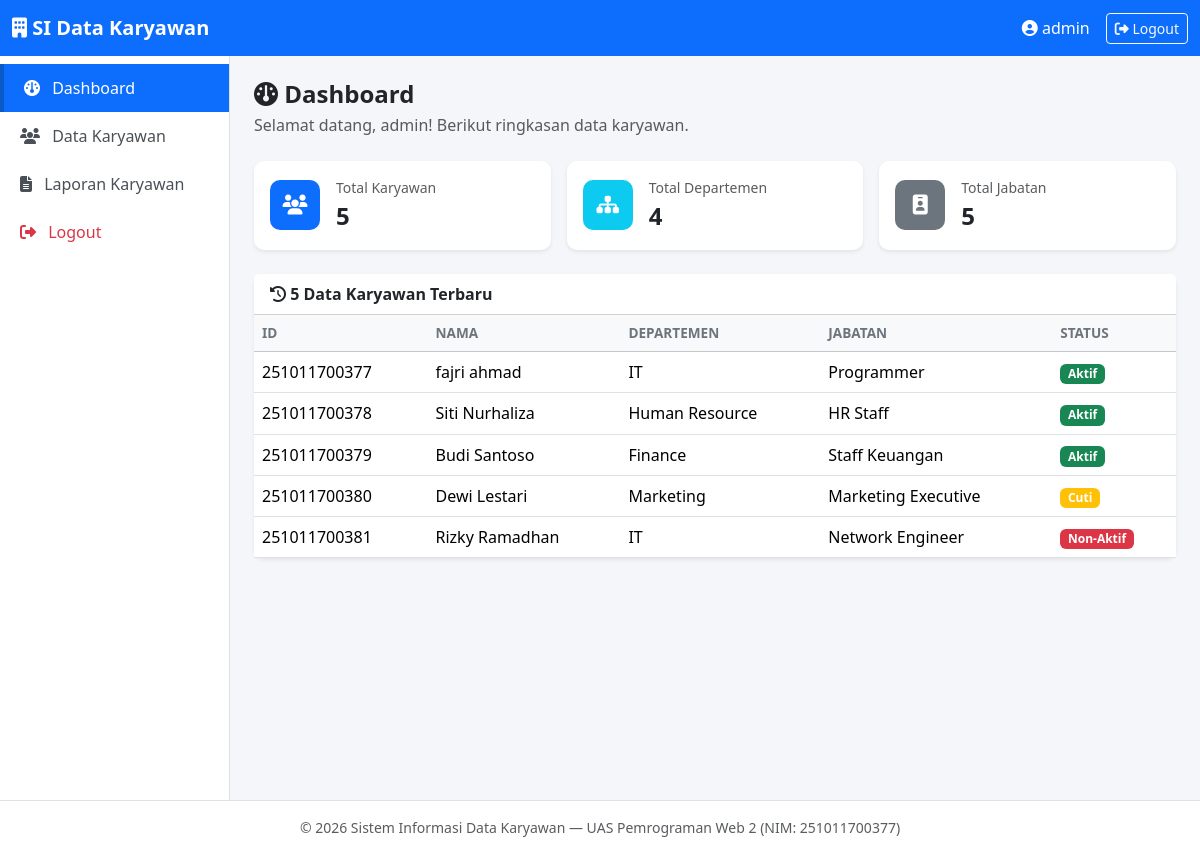
The page /view/dashboard.php (signed in) on the database its author committed.
### tables this page shows
CREATE TABLE IF NOT EXISTS karyawan (
    id VARCHAR(20) NOT NULL,
    nama VARCHAR(100) NOT NULL,
    jenis_kelamin ENUM('Laki-laki','Perempuan') NOT NULL,
    tanggal_lahir DATE NOT NULL,
    alamat TEXT NOT NULL,
    telepon VARCHAR(20) NOT NULL,
    email VARCHAR(100) NOT NULL,
    departemen VARCHAR(50) NOT NULL,
    jabatan VARCHAR(50) NOT NULL,
    tanggal_masuk DATE NOT NULL,
    gaji DECIMAL(15,2) NOT NULL DEFAULT 0,
    status ENUM('Aktif','Non-Aktif','Cuti') NOT NULL DEFAULT 'Aktif',
    foto VARCHAR(255) DEFAULT NULL,
    created_at TIMESTAMP NOT NULL DEFAULT CURRENT_TIMESTAMP,
    PRIMARY KEY (id)
);

### controller/KaryawanController.php (called while the page is built, shortened)
<?php
require_once __DIR__ . "/../config/Database.php";
require_once __DIR__ . "/../model/Karyawan.php";
class KaryawanController
{
    private $karyawanModel;
    public function __construct()
    {
        $database = new Database();
        $this->db = $database->getConnection();
        $this->karyawanModel = new Karyawan($this->db);
    }
    public function getModel()
    {
        return $this->karyawanModel;
    }
}

### config/Database.php (called while the page is built, shortened)
<?php
class Database
{
    private $host = "localhost";
    private $db_name = "db_karyawan";
    private $username = "root";
    private $password = "";
    private $charset = "utf8mb4";
    public function getConnection()
    {
        $this->conn = null;
        try {
            $dsn = "mysql:host=" . $this->host . ";dbname=" . $this->db_name . ";charset=" . $this->charset;
            $options = [
                PDO::ATTR_ERRMODE            => PDO::ERRMODE_EXCEPTION,
                PDO::ATTR_DEFAULT_FETCH_MODE => PDO::FETCH_ASSOC,
                PDO::ATTR_EMULATE_PREPARES   => false,
            ];
            $this->conn = new PDO($dsn, $this->username, $this->password, $options);
        } catch (PDOException $e) {
            die("Koneksi database gagal: " . $e->getMessage() .
                "<br>Pastikan MySQL di XAMPP sudah berjalan dan database 'db_karyawan' sudah diimport.");
        }
        return $this->conn;
    }
}

### model/Karyawan.php (called while the page is built, shortened)
<?php
class Karyawan
{
    private $conn;
    private $table = "karyawan";
    public function __construct($db)
    {
        $this->conn = $db;
    }
    public function getTotalKaryawan()
    {
        $query = "SELECT COUNT(*) as total FROM " . $this->table;
        $stmt = $this->conn->query($query);
        return $stmt->fetch()['total'];
    }
    public function getTotalDepartemen()
    {
        $query = "SELECT COUNT(DISTINCT departemen) as total FROM " . $this->table;
        $stmt = $this->conn->query($query);
        return $stmt->fetch()['total'];
    }
    public function getTotalJabatan()
    {
        $query = "SELECT COUNT(DISTINCT jabatan) as total FROM " . $this->table;
        $stmt = $this->conn->query($query);
        return $stmt->fetch()['total'];
    }
    public function getLatest($limit = 5)
    {
        $query = "SELECT * FROM " . $this->table . " ORDER BY created_at DESC LIMIT :limit";
        $stmt = $this->conn->prepare($query);
        $stmt->bindValue(":limit", (int)$limit, PDO::PARAM_INT);
        $stmt->execute();
        return $stmt->fetchAll();
    }
}

### view/dashboard.php (the view, shortened to what this page needs)
<?php
require_once __DIR__ . "/../controller/KaryawanController.php";
$karyawanController = new KaryawanController();
$model = $karyawanController->getModel();
$totalKaryawan   = $model->getTotalKaryawan();
$totalDepartemen = $model->getTotalDepartemen();
$totalJabatan    = $model->getTotalJabatan();
$latestKaryawan  = $model->getLatest(5);
$activeMenu = "dashboard";
require __DIR__ . "/partials/header.php";
require __DIR__ . "/partials/sidebar.php";
?>
<main class="main-content flex-grow-1 p-4">
    <h4 class="fw-bold mb-1"><i class="fa-solid fa-gauge"></i> Dashboard</h4>
    <p class="text-muted mb-4">Selamat datang, <?= htmlspecialchars($_SESSION['username']) ?>! Berikut ringkasan data karyawan.</p>
    <div class="row g-3 mb-4">
        <div class="col-md-4">
            <div class="card stat-card border-0 shadow-sm">
                <div class="card-body d-flex align-items-center">
                    <div class="stat-icon bg-primary text-white me-3">
                        <i class="fa-solid fa-users"></i>
                    </div>
                    <div>
                        <div class="text-muted small">Total Karyawan</div>
                        <div class="fs-4 fw-bold"><?= $totalKaryawan ?></div>
                    </div>
                </div>
            </div>
        </div>
        <div class="col-md-4">
            <div class="card stat-card border-0 shadow-sm">
                <div class="card-body d-flex align-items-center">
                    <div class="stat-icon bg-info text-white me-3">
                        <i class="fa-solid fa-sitemap"></i>
                    </div>
                    <div>
                        <div class="text-muted small">Total Departemen</div>
                        <div class="fs-4 fw-bold"><?= $totalDepartemen ?></div>
                    </div>
                </div>
            </div>
        </div>
        <div class="col-md-4">
            <div class="card stat-card border-0 shadow-sm">
                <div class="card-body d-flex align-items-center">
                    <div class="stat-icon bg-secondary text-white me-3">
                        <i class="fa-solid fa-id-badge"></i>
                    </div>
                    <div>
                        <div class="text-muted small">Total Jabatan</div>
                        <div class="fs-4 fw-bold"><?= $totalJabatan ?></div>
                    </div>
                </div>
            </div>
        </div>
    </div>
    <div class="card border-0 shadow-sm">
        <div class="card-header bg-white fw-bold">
            <i class="fa-solid fa-clock-rotate-left"></i> 5 Data Karyawan Terbaru
        </div>
        <div class="card-body p-0">
            <div class="table-responsive">
                <table class="table table-hover mb-0 align-middle">
                    <thead class="table-light">
                        <tr>
                            <th>ID</th>
                            <th>Nama</th>
                            <th>Departemen</th>
                            <th>Jabatan</th>
                            <th>Status</th>
                        </tr>
                    </thead>
                    <tbody>
                        <?php if (empty($latestKaryawan)): ?>
                        <tr><td colspan="5" class="text-center text-muted py-3">Belum ada data karyawan.</td></tr>
                        <?php else: ?>
                            <?php foreach ($latestKaryawan as $k): ?>
                            <tr>
                                <td><?= htmlspecialchars($k['id']) ?></td>
                                <td><?= htmlspecialchars($k['nama']) ?></td>
                                <td><?= htmlspecialchars($k['departemen']) ?></td>
                                <td><?= htmlspecialchars($k['jabatan']) ?></td>
                                <td>
                                    <?php
                                        $badge = "secondary";
                                        if ($k['status'] === 'Aktif') $badge = "success";
                                        elseif ($k['status'] === 'Cuti') $badge = "warning";
                                        elseif ($k['status'] === 'Non-Aktif') $badge = "danger";
                                    ?>
                                    <span class="badge bg-<?= $badge ?>"><?= htmlspecialchars($k['status']) ?></span>
                                </td>
                            </tr>
                            <?php endforeach; ?>
                        <?php endif; ?>
                    </tbody>
                </table>
            </div>
        </div>
    </div>
</main>
<?php require __DIR__ . "/partials/footer.php"; ?>

### view/partials/header.php (shortened to what this page needs)
<!DOCTYPE html>
<html lang="id">
<head>
    <link href="https://cdn.jsdelivr.net/npm/bootstrap@5.3.3/dist/css/bootstrap.min.css" rel="stylesheet">
    <link rel="stylesheet" href="https://cdnjs.cloudflare.com/ajax/libs/font-awesome/6.5.1/css/all.min.css">
    <link rel="stylesheet" href="<?= BASE_URL ?>assets/css/style.css">
</head>
<body>
<nav class="navbar navbar-expand-lg navbar-dark app-navbar sticky-top">
    <div class="container-fluid">
        <a class="navbar-brand fw-bold" href="<?= BASE_URL ?>view/dashboard.php">
            <i class="fa-solid fa-building"></i> SI Data Karyawan
        </a>
        <div class="ms-auto d-flex align-items-center">
            <span class="text-white me-3 d-none d-md-inline">
                <i class="fa-solid fa-user-circle"></i> <?= htmlspecialchars($_SESSION['username'] ?? '') ?>
            </span>
            <a href="#" class="btn btn-outline-light btn-sm" id="btnLogout">
                <i class="fa-solid fa-right-from-bracket"></i> Logout
            </a>
        </div>
    </div>
</nav>
<div class="d-flex">

### view/partials/sidebar.php
<?php
$activeMenu = $activeMenu ?? "";
?>
<div class="sidebar bg-white border-end" id="sidebar">
    <div class="list-group list-group-flush py-2">
        <a href="<?= BASE_URL ?>view/dashboard.php"
           class="list-group-item list-group-item-action <?= $activeMenu === 'dashboard' ? 'active' : '' ?>">
            <i class="fa-solid fa-gauge me-2"></i> Dashboard
        </a>
        <a href="<?= BASE_URL ?>view/karyawan/index.php"
           class="list-group-item list-group-item-action <?= $activeMenu === 'karyawan' ? 'active' : '' ?>">
            <i class="fa-solid fa-users me-2"></i> Data Karyawan
        </a>
        <a href="<?= BASE_URL ?>view/report/laporan.php"
           class="list-group-item list-group-item-action <?= $activeMenu === 'laporan' ? 'active' : '' ?>">
            <i class="fa-solid fa-file-lines me-2"></i> Laporan Karyawan
        </a>
        <a href="<?= BASE_URL ?>logout.php" id="btnLogoutSidebar"
           class="list-group-item list-group-item-action text-danger">
            <i class="fa-solid fa-right-from-bracket me-2"></i> Logout
        </a>
    </div>
</div>

### view/partials/footer.php (shortened to what this page needs)
    </div>
    <footer class="text-center text-muted small py-3 border-top bg-white">
        &copy; <?= date("Y") ?> Sistem Informasi Data Karyawan &mdash; UAS Pemrograman Web 2 (NIM: 251011700377)
    </footer>
</body>
</html>

### assets/css/style.css (style rules this page uses)
:root { --primary-blue: #0d6efd; --dark-blue: #0a58ca; --light-gray: #f4f6f9; --border-gray: #e2e6ea; }
body { background-color: var(--light-gray); font-family: 'Segoe UI', Arial, sans-serif; }
.app-navbar { background-color: var(--primary-blue); }
.sidebar { width: 230px; min-height: calc(100vh - 56px); }
.sidebar .list-group-item { border: none; border-radius: 0; padding: 12px 20px; color: #495057; }
.sidebar .list-group-item.active { background-color: var(--primary-blue); color: #fff; border-left: 4px solid var(--dark-blue); }
.main-content { background-color: var(--light-gray); min-height: calc(100vh - 56px); }
.stat-card { border-radius: 10px; }
.stat-icon { width: 50px; height: 50px; border-radius: 10px; display: flex; align-items: center; justify-content: center; font-size: 20px; }
.table thead th { font-size: 0.85rem; text-transform: uppercase; color: #6c757d; }
.card { border-radius: 10px; }

### rows shown on the page
karyawan: id "251011700377", nama "fajri ahmad", departemen "IT", jabatan "Programmer", status "Aktif"
karyawan: id "251011700378", nama "Siti Nurhaliza", departemen "Human Resource", jabatan "HR Staff", status "Aktif"
karyawan: id "251011700379", nama "Budi Santoso", departemen "Finance", jabatan "Staff Keuangan", status "Aktif"
karyawan: id "251011700380", nama "Dewi Lestari", departemen "Marketing", jabatan "Marketing Executive", status "Cuti"
karyawan: id "251011700381", nama "Rizky Ramadhan", departemen "IT", jabatan "Network Engineer", status "Non-Aktif"

### other values the page prints
$_SESSION['username'] "admin"
$totalKaryawan "5"
$totalDepartemen "4"
$totalJabatan "5"
